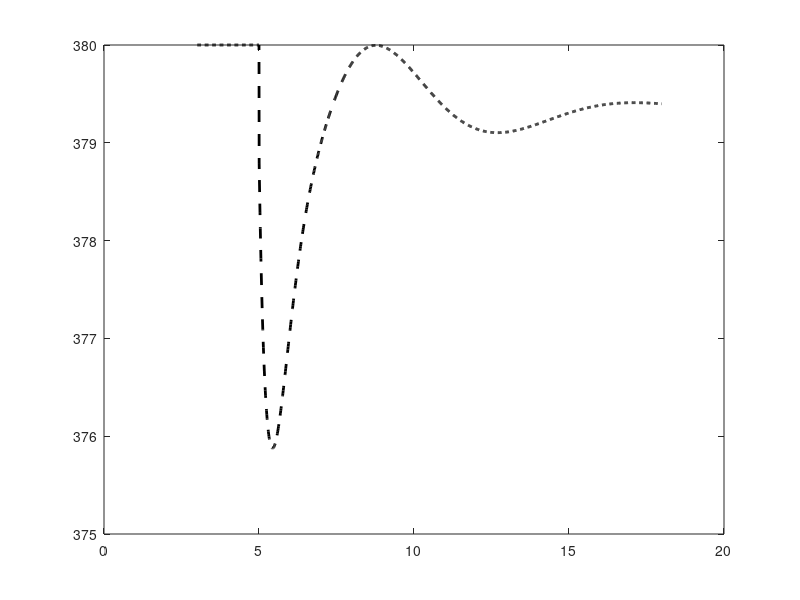

Here is the MATLAB script that generated this plot: (Note: this script raises an error after producing the figure.)
time=xlsread('datavol375.csv','A1:A1501');
vol1=xlsread('datavol375.csv','B1:B1501');
vol=vol1*380;

plot(time,vol, '--k','LineWidth',2)

hold on

freq2=xlsread('40000 msec freq 8+1_2.xlsx','B135:B229');
time2=xlsread('40000 msec freq 8+1_2.xlsx','F135:F229');

plot(time2,freq2,'k','LineWidth',2)


xlabel('Time(s)')
ylabel('Frequency (Hz)')
ax = gca;
ax.XGrid = 'on';
set(gca,'FontSize',14);
% grid minor
ax.YGrid = 'on';
xlim([0 25])
ylim([48 50.5])

legend('Simulation Result','Experimental Result')

saveas(gcf,'375vol.png')